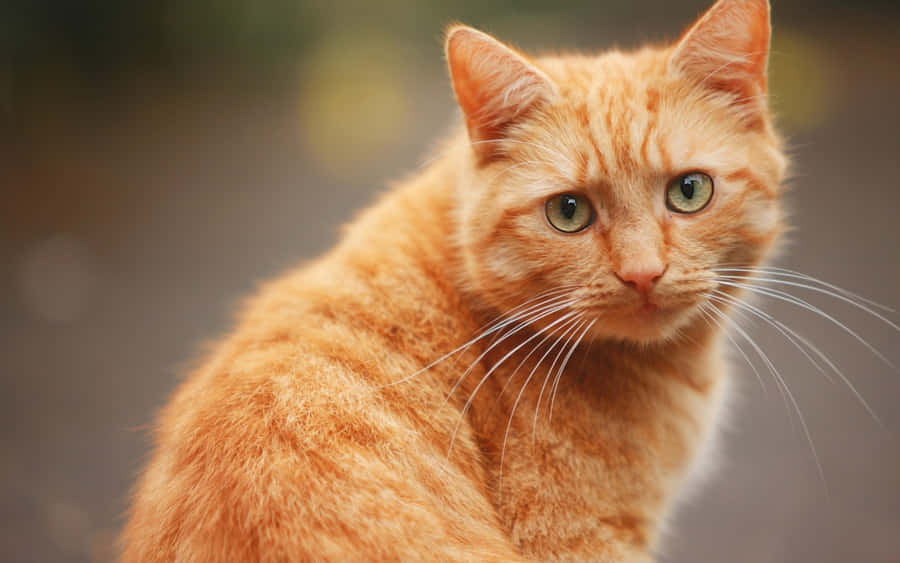
#> input picture Photos/cat.jpg, 900 x 563 px
$ python masking.py
#> lines starting #> are read from the running program, lines starting #| are printed output that depends on the picture; after the words box and inside, x2 and y2 are one past the last pixel; in counts of white or black regions, pixels touching at a corner belong together
import cv2 as cv
import numpy as np

img = cv.imread("../Photos/cat.jpg")
#> img is the input picture: shape (563, 900, 3); mean B, G, R 83.2, 115.9, 153.3
cv.imshow("Cats", img)

blank = np.zeros(img.shape[:2], dtype="uint8")

# Create a circle mask (tiếng việt: tạo mặt nạ hình tròn)
# mask = cv.circle(blank, (img.shape[1] // 2, img.shape[0] // 2), 100, 255, -1)
# cv.imshow("Mask", mask)

circle = cv.circle(
    blank.copy(), (img.shape[1] // 2 + 45, img.shape[0] // 2), 100, 255, -1
)
rectangle = cv.rectangle(blank.copy(), (30, 30), (370, 370), 255, -1)

weird_shape = cv.bitwise_and(circle, rectangle)
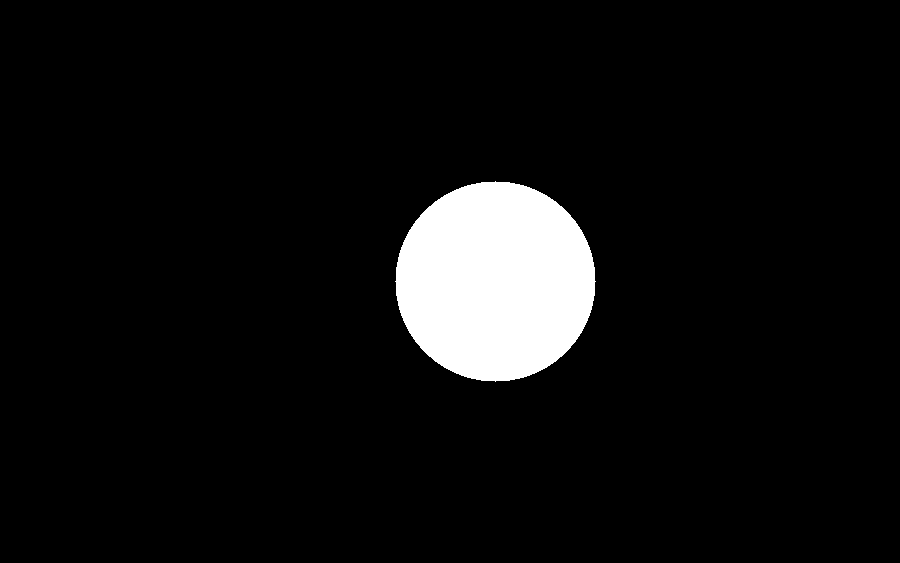
#> circle: shape (563, 900); 6.2% white; 1 white region, box (x1, y1, x2, y2) and area: (395, 181, 596, 382) 31417
cv.imshow("Weird Shape", weird_shape)

# Mask the image (tiếng việt: che mặt)
masked = cv.bitwise_and(img, img, mask=weird_shape)
#> masked: shape (563, 900, 3); every value is 0
cv.imshow("Masked Image", masked)

cv.waitKey(0)

$ run again, with Photos/me_2.jpg copied over Photos/cat.jpg
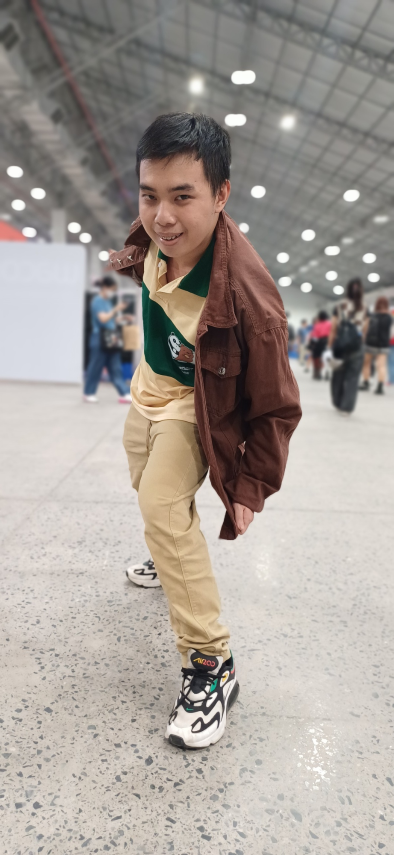
#> input picture Photos/me_2.jpg, 788 x 1710 px (shown at 1/2 size)
#> img is the input picture: shape (1710, 788, 3); mean B, G, R 151.5, 157.7, 165.3
#> `weird_shape = cv.bitwise_and(circle, rectangle)`:
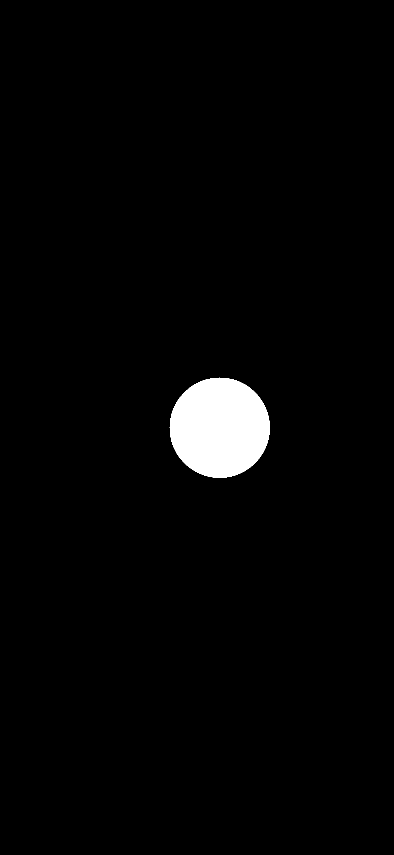
#> circle: shape (1710, 788) (shown at 1/2 size); 2.3% white; 1 white region, box (x1, y1, x2, y2) and area: (339, 755, 540, 956) 31417
#> masked: shape (1710, 788, 3); every value is 0

$ run again, with Photos/my_class.jpg copied over Photos/cat.jpg
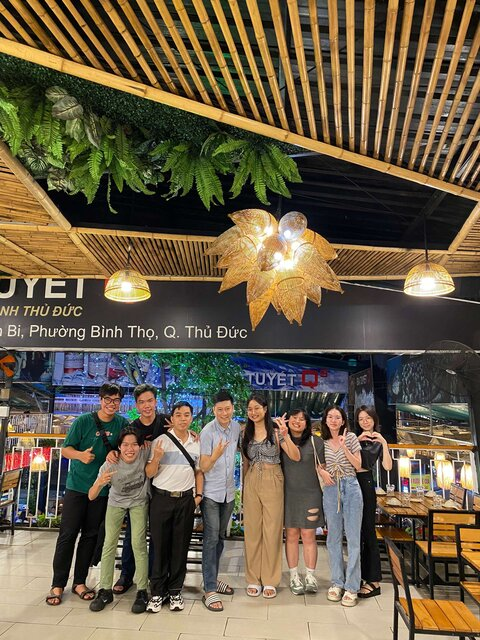
#> input picture Photos/my_class.jpg, 480 x 640 px
#> img is the input picture: shape (640, 480, 3); mean B, G, R 70.9, 93.5, 106.3
#> `weird_shape = cv.bitwise_and(circle, rectangle)`:
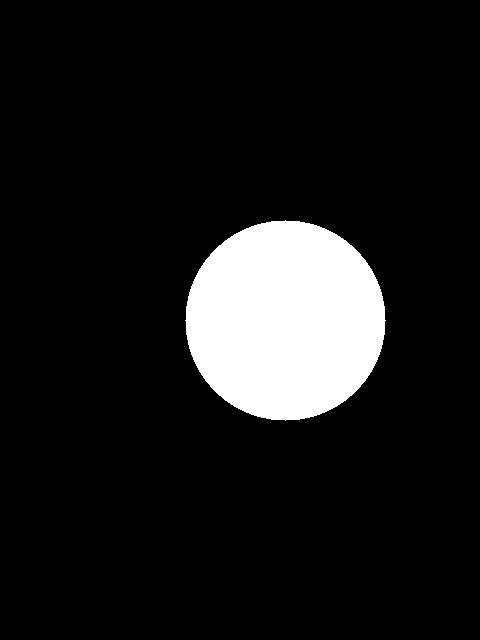
#> circle: shape (640, 480); 10.2% white; 1 white region, box (x1, y1, x2, y2) and area: (185, 220, 386, 421) 31417
#> `masked = cv.bitwise_and(img, img, mask=weird_shape)`:
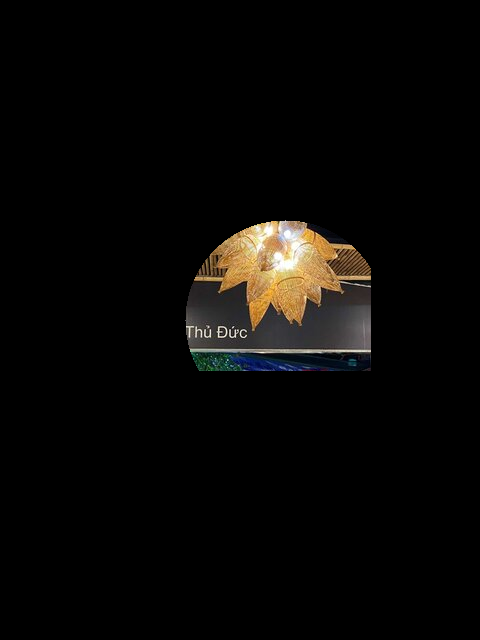
#> masked: shape (640, 480, 3); mean B, G, R 6, 7.7, 8.9
